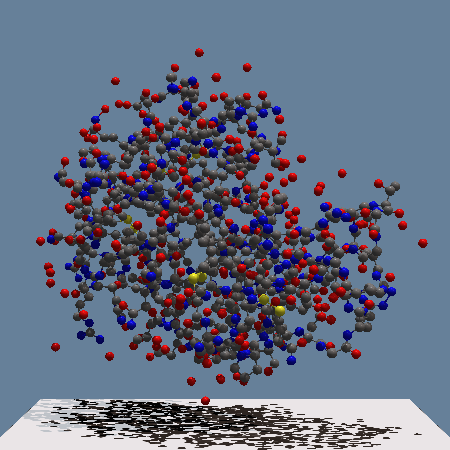

Generate this figure with Python:
#!/usr/bin/env python
# Demonstrate vtkMoleculeMapper with ball-and-stick rendering, shadows, and a ground plane.

import os

import vtkmodules.vtkInteractionStyle  # noqa: F401
import vtkmodules.vtkRenderingOpenGL2  # noqa: F401

from vtkmodules.vtkDomainsChemistry import vtkMoleculeMapper
from vtkmodules.vtkFiltersSources import vtkPlaneSource
from vtkmodules.vtkIOChemistry import vtkPDBReader
from vtkmodules.vtkRenderingCore import (
    vtkActor,
    vtkLight,
    vtkPolyDataMapper,
    vtkRenderWindow,
    vtkRenderWindowInteractor,
    vtkRenderer,
)

data_dir = os.environ.get("VPE_DATA_DIR", os.path.dirname(os.path.abspath(__file__)))

# Read protein from PDB file.
reader = vtkPDBReader()
reader.SetFileName(os.path.join(data_dir, "2LYZ.pdb"))
reader.Update()

# Molecule mapper with ball-and-stick settings (output port 1 is molecule).
mol_mapper = vtkMoleculeMapper()
mol_mapper.SetInputConnection(reader.GetOutputPort(1))
mol_mapper.UseBallAndStickSettings()

# Actor with material properties.
actor = vtkActor()
actor.SetMapper(mol_mapper)
actor.GetProperty().SetAmbient(0.3)
actor.GetProperty().SetDiffuse(0.7)
actor.GetProperty().SetSpecular(0.4)
actor.GetProperty().SetSpecularPower(40)

# Rendering pipeline.
renderer = vtkRenderer()
renderer.AddActor(actor)
renderer.ResetCamera()
renderer.GetActiveCamera().Zoom(1.7)
renderer.SetBackground(0.4, 0.5, 0.6)

render_window = vtkRenderWindow()
render_window.SetSize(450, 450)
render_window.AddRenderer(renderer)
render_window.SetWindowName("pdb ball and stick shadows")

# Ground plane below molecule.
bounds = mol_mapper.GetBounds()
plane = vtkPlaneSource()
plane.SetOrigin(bounds[0], bounds[2], bounds[4])
plane.SetPoint1(bounds[1], bounds[2], bounds[4])
plane.SetPoint2(bounds[0], bounds[2], bounds[5])

plane_mapper = vtkPolyDataMapper()
plane_mapper.SetInputConnection(plane.GetOutputPort())

plane_actor = vtkActor()
plane_actor.SetMapper(plane_mapper)
renderer.AddActor(plane_actor)

# Two lights for shadow casting.
light_1 = vtkLight()
light_1.SetFocalPoint(0, 0, 0)
light_1.SetPosition(0, 1, 0.2)
light_1.SetColor(0.95, 0.97, 1.0)
light_1.SetIntensity(0.8)
renderer.AddLight(light_1)

light_2 = vtkLight()
light_2.SetFocalPoint(0, 0, 0)
light_2.SetPosition(1.0, 1.0, 1.0)
light_2.SetColor(1.0, 0.8, 0.7)
light_2.SetIntensity(0.3)
renderer.AddLight(light_2)

# Enable shadows.
renderer.UseShadowsOn()

render_window.Render()

# Reset camera to standard position.
renderer.GetActiveCamera().SetPosition(0, 0, 1)
renderer.GetActiveCamera().SetFocalPoint(0, 0, 0)
renderer.GetActiveCamera().SetViewUp(0, 1, 0)
renderer.ResetCamera()
renderer.GetActiveCamera().Zoom(1.7)

render_window.SetMultiSamples(0)

interactor = vtkRenderWindowInteractor()
interactor.SetRenderWindow(render_window)

interactor.Initialize()
interactor.Start()
